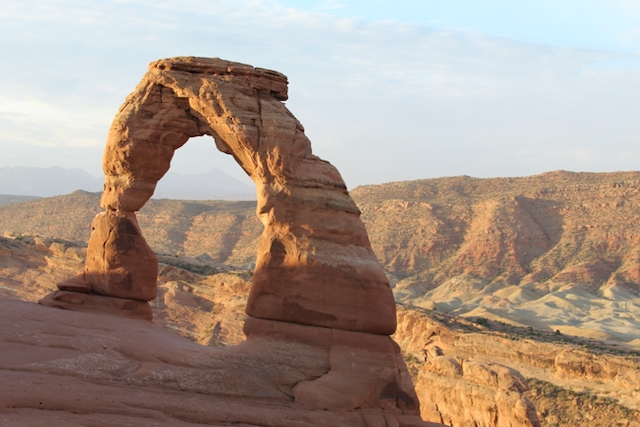
//> input picture video_special_effects/depthAnything/da2-code/arch.jpeg, 640 x 427 px
$ ./fourierTransform ../../video_special_effects/depthAnything/da2-code/arch.jpeg   (built with g++ and OpenCV 4)
//> lines starting //> are read from the running program, lines starting //| are printed output that depends on the picture
/*
  Bruce A. Maxwell
  Spring 2024
  CS 5330 Tutorial 2

  Gaussian blur
*/

#include <cstdio>
#include <cstring>
#include <cmath>
#include <sys/time.h>
#include <opencv2/opencv.hpp>  // the top include file

/*
  A useful function for visualiing the important frequencies in an image.

  Computes the log of the magnitude of the Discrete Fourier Transform of an image.

  cv::Mat fft is the original DFT of an image

  cv::Mat mag holds the image for visualization on output, it will be of type CV_32F
 */
int visPowerSpectrum( cv::Mat &fft, cv::Mat &mag ) {

  // in order to visualize the spectrum, we compute the magnitude of the complex number and take the log
  mag.create(fft.size(), CV_32F );

  // compute the magnitude and the log
  for(int i=0;i<fft.rows;i++) {
    float *data = fft.ptr<float>(i);
    float *mptr = mag.ptr<float>(i);
    for(int j=0;j<fft.cols;j++) {
      float x = data[j*2];
      float y = data[j*2 + 1];
      mptr[j] = log( 1 + sqrt(x*x + y*y) );
    }
  }

  cv::normalize( mag, mag, 0, 1, cv::NORM_MINMAX );

  // reorganize the quadrants to be centered on the middle of the image
  int cx = mag.cols/2;
  int cy = mag.rows/2;

  cv::Mat q0(mag, cv::Rect( 0, 0, cx, cy ) ); // x, y, width, height
  cv::Mat q1(mag, cv::Rect( cx, 0, cx, cy ) );
  cv::Mat q2(mag, cv::Rect( 0, cy, cx, cy ) );
  cv::Mat q3(mag, cv::Rect( cx, cy, cx, cy ) );

  cv::Mat tmp;
  q0.copyTo(tmp);
  q3.copyTo(q0);
  tmp.copyTo(q3);

  q1.copyTo(tmp);
  q2.copyTo(q1);
  tmp.copyTo(q2);

  return(0);
}


int buildGaussianFilterImage( double sigma, int rows, int cols, cv::Mat &gaussFilter ) {
  // make a Gaussian filter image
  double gscale = 1.0 / (2 * M_PI * sigma * sigma);
  double sigscale = 2 * sigma * sigma;
  int cx = sigma * 3;
  int cy = sigma * 3;

  gaussFilter = cv::Mat::zeros( cv::Size( cols, rows ), CV_32F );

  // The Gaussian needs to be centered on (0, 0) or it will shift the image
  for(int i=0;i<rows;i++) {
    float *data = gaussFilter.ptr<float>(i);
    for(int j=0;j<cols;j++) {
      double dx = j < cx ? j : j > cols - cx ? cols - j : 1e+7;
      double dy = i < cy ? i : i > rows - cy ? rows - i : 1e+7;
      data[j] = gscale * exp( - (dx*dx / sigscale + dy*dy / sigscale) );
    }
  }

  return(0);
}


// returns a double which gives time in seconds
double getTime() {
  struct timeval cur;

  gettimeofday( &cur, NULL );
  return( cur.tv_sec + cur.tv_usec / 1000000.0 );
}


// reading an image (path on command line), modifying it
int main( int argc, char *argv[] ) {
  cv::Mat src; // standard image data type
  cv::Mat grey; // greyscale version of the image
  cv::Mat paddedGrey;
  char filename[256];

  // check if enough command line arguments
  if(argc < 2) {
    printf("usage: %s <image filename>\n", argv[0] );
    exit(-1);
  }
  strcpy( filename, argv[1] );

  // read the image
  src = cv::imread( filename ); // allocates the image data, reads as a BGR 8-bit per channel image
//> src is the input picture: 427 rows x 640 cols, CV_8UC3; mean B, G, R 137.7, 150.6, 168.9

  // test of the image read was successful
  if( src.data == NULL ) { // no image data read from file
    printf("error: unable to read image %s\n", filename );
    exit(-1);
  }

  // convert the image to greyscale (easier to deal with 1-D data )
  cv::cvtColor( src, grey, cv::COLOR_BGR2GRAY );

  cv::namedWindow( filename, 1 );
  cv::imshow( filename, grey );

  // The fast DFT wants images to be nicely sized
  int m = cv::getOptimalDFTSize( grey.rows );
//> m = 432
  int n = cv::getOptimalDFTSize( grey.cols );
//> n = 640
  printf("Resizing image to %d x %d with zero padding\n", m, n);
//| Resizing image to 432 x 640 with zero padding
  cv::copyMakeBorder( grey, paddedGrey, 0, m - grey.rows, n - grey.cols, cv::BORDER_CONSTANT, 0 );
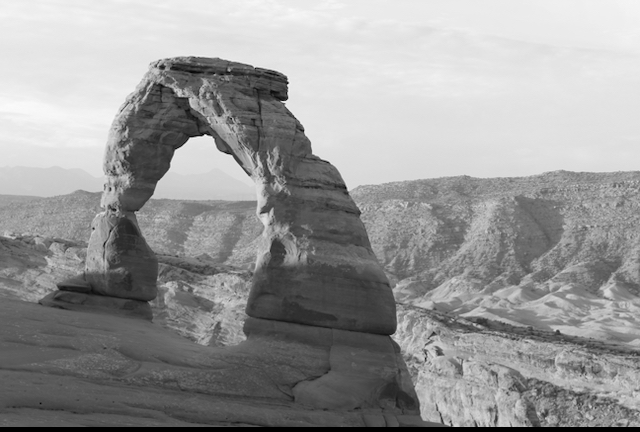
//> paddedGrey: 432 rows x 640 cols, CV_8UC1; min 0, max 252, mean 152.8

  cv::namedWindow( "padded", 2 );
  cv::imshow( "padded", paddedGrey );

  // make a 2-channel 32-bit float array of images, with zeros for the second band
  cv::Mat planes[] = { cv::Mat_<float>(paddedGrey), cv::Mat::zeros(paddedGrey.size(), CV_32F ) };
//> planes[1]: 432 rows x 640 cols, CV_32FC1; every value is 0
  cv::Mat complex;
  cv::Mat fft;
  cv::merge( planes, 2, complex );

  // take the discrete Fourier transform of the image
  cv::dft( complex, fft );

  // in order to visualize the spectrum, we compute the magnitude of the complex number and take the log
  cv::Mat mag;
  visPowerSpectrum( fft, mag );
//> after the loop in visPowerSpectrum, `for(int i=0;i<fft.rows;i++)`:
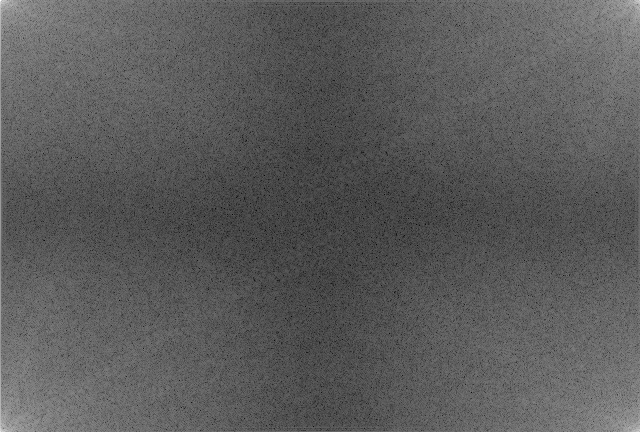
//> mag: 432 rows x 640 cols, CV_32FC1; min 2.34, max 17.56, mean 7.79; drawn with min black and max white
//> in visPowerSpectrum, `cv::Mat q0(mag, cv::Rect( 0, 0, cx, cy ) );`:
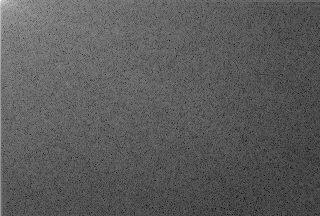
//> q0: 216 rows x 320 cols, CV_32FC1; min 0.0129, max 1, mean 0.358
//> in visPowerSpectrum, `cv::Mat q1(mag, cv::Rect( cx, 0, cx, cy ) );`:
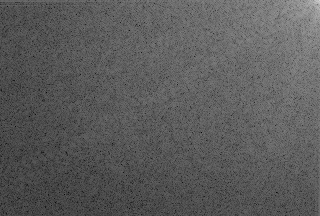
//> q1: 216 rows x 320 cols, CV_32FC1; min 4.04e-06, max 0.844, mean 0.359
//> in visPowerSpectrum, `cv::Mat q2(mag, cv::Rect( 0, cy, cx, cy ) );`:
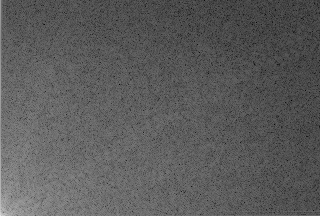
//> q2: 216 rows x 320 cols, CV_32FC1; min 0, max 0.889, mean 0.359
//> in visPowerSpectrum, `tmp.copyTo(q2);`:
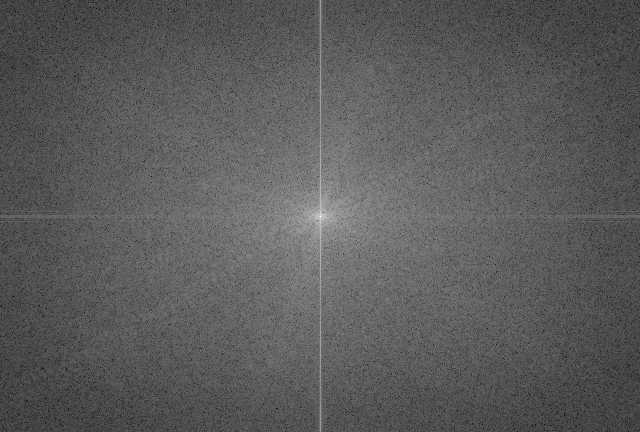
//> mag: 432 rows x 640 cols, CV_32FC1; min 0, max 1, mean 0.358
  cv::imshow("DFT2", mag );

  double sigma = 10.0; // sigma for the Gaussian
  cv::Mat gaussFilter;
  char key = 0;

  // make a Gaussian filter image
  buildGaussianFilterImage( sigma, src.rows, src.cols, gaussFilter );


  // start a loop here
  for(;key != 'q';) {

    // get any keypresses
    key = cv::waitKey(10);

    // quit on a q
    switch(key) {
    case 'q':
      break;
    case '+': // make the filter bigger if + or = (same key)
    case '=':
      sigma += 1.0;
      buildGaussianFilterImage( sigma, src.rows, src.cols, gaussFilter );
      break;
    case '-': // make the filter smaller if -
      sigma = sigma > 1.0 ? sigma-1 : sigma;
      buildGaussianFilterImage( sigma, src.rows, src.cols, gaussFilter );
      break;
    default:
      break;
    }


    // visualize the filter
    cv::Mat vis;
    gaussFilter.copyTo(vis);
    cv::normalize( vis, vis, 0, 1, cv::NORM_MINMAX );
    cv::imshow("Gauss Filter", vis);


    // take the dft of the Gaussian image
    cv::Mat gplanes[] = { cv::Mat_<float>(gaussFilter), cv::Mat::zeros(gaussFilter.size(), CV_32F ) };
    cv::Mat gcomp;
    cv::merge( gplanes, 2, gcomp );

    cv::dft( gcomp, gcomp );

    // visualize the Gaussian filter FT
    visPowerSpectrum( gcomp, mag );
    cv::imshow("Gauss DFT", mag );

    // multiply the two images
    cv::Mat product;
    product.create( fft.size(), fft.type() );
//> (the run ends here: the program stops with an error, at `cv::mulSpectrums( fft, gcomp, product, 0 );`)
